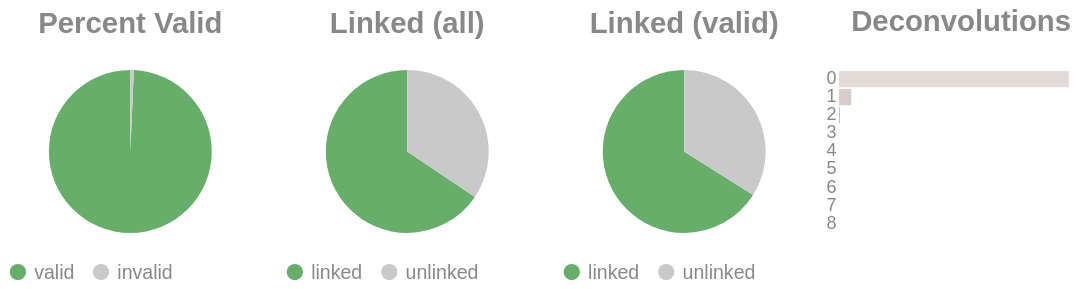

Here is the notebook cell this chart was saved with:
### Code cell
if SKIPLR:
    pass
else:
    clash = Counter()
    for i in valids['molecule'].to_list():
        _mol = i.split("-")
        if len(_mol) == 1:
            clash.update('0')
        else:
            clash.update(_mol[-1])

    _d = {"deconvolutions": [], 'count': []}
    for k,v in clash.items():
        _d['deconvolutions'].append(k)
        _d['count'].append(v)

    tot_valid = valids['reads'].sum()
    mask = valids['reads'] >= 2
    n_linked_reads = valids.filter(mask)['reads'].sum()
    if n_linked_reads == 0:
        print_html("No linked molecules (>=2 reads) were detected; skipping linked-only distributions.")
        SKIPLR = True
    else:
        perc_valid = round(tot_valid / n_reads, 4)
        linked_perc_abs = round(n_linked_reads / n_reads, 4)
        linked_perc = round(n_linked_reads / tot_valid, 4)

    _valid = pl.DataFrame({"valids": ['valid', 'invalid'], "count": [tot_valid, n_reads - tot_valid]})
    _linked_abs = pl.DataFrame({"linked (absolute)": ['linked', 'unlinked'], "count": [n_linked_reads, n_reads - n_linked_reads]})
    _linked_rel = pl.DataFrame({"linked (valids)": ['linked', 'unlinked'], "count": [n_linked_reads, tot_valid - n_linked_reads]})

    (
        alt.hconcat(
            piechart(_valid, goodval = 'valid', title = "Percent Valid"),
            piechart(_linked_abs, goodval = "linked", title =  "Linked (all)"),
            piechart(_linked_rel, goodval = "linked", title =  "Linked (valid)"),
            convolutionbar(pl.DataFrame(_d), title = "Deconvolutions"),
            center = True,
            bounds = 'flush'
        )
        .resolve_scale(color='independent')
        .resolve_legend('independent')
        .properties(usermeta={'embedOptions': {"actions": False}})
    ).display()

### Figure 1 — Vega-Lite specification as saved in the notebook (floating-point values rounded to 4 significant figures)
{"width": "container", "height": 400, "config": {"title": {"anchor": "start", "dy": -15, "fontSize": 18, "color": "#888888", "subtitleColor": "#888888", "subtitleFontSize": 14}, "arc": {"fill": "#0072B2"}, "axis": {"domainColor": "#888888", "domainWidth": 0.5, "gridWidth": 0.2, "grid": false, "titleFontWeight": 400, "titleFontSize": 15, "labelFontSize": 11, "labelColor": "#888888", "tickColor": "#888888", "tickWidth": 0.2, "titleColor": "#888888"}, "axisBand": {"grid": false}, "axisX": {"grid": true, "tickSize": 10, "domainCap": "round"}, "axisY": {"domain": false, "grid": true, "tickSize": 0, "domainCap": "round"}, "background": "transparent", "header": {"labelFontSize": 15, "labelColor": "#888888", "titleFontSize": 15, "titleFontWeight": 600, "titleColor": "#888888"}, "legend": {"labelFont": "sans-serif", "labelFontSize": 12, "labelColor": "#888888", "symbolSize": 100, "symbolType": "circle", "titleFontSize": 12, "titlePadding": 10, "titleColor": "#888888", "title": null}, "range": {"category": ["#E69F00", "#56B4E9", "#009E73", "#F0E442", "#0072B2", "#D55E00", "#CC79A7", "#000000"], "diverging": ["#cfe8f3", "#a2d4ec", "#73bfe2", "#46abdb", "#1696d2", "#12719e"]}, "area": {"fill": "#0072B2", "fillOpacity": 0.7, "line": true, "strokeOpacity": 0.7}, "line": {"color": "#0072B2", "stroke": "#0072B2", "strokeWidth": 2}, "trail": {"color": "#0072B2", "stroke": "#0072B2", "strokeWidth": 0, "size": 1}, "point": {"filled": true, "fillOpacity": 1.0, "size": 95}, "text": {"color": "#888888", "fontSize": 11, "align": "right", "fontWeight": 400, "size": 11}, "bar": {"fill": "#0072B2", "stroke": null}, "view": {"stroke": null, "continuousWidth": 660, "continuousHeight": 400}}, "hconcat": [{"data": {"name": "data-bdf65f3c5c2a923dce5b9b64f024a017"}, "mark": {"type": "arc"}, "encoding": {"color": {"field": "valids", "legend": {"orient": "bottom", "title": null}, "scale": {"domain": ["valid", "invalid"], "range": ["#68ae6b", "#C9C9C9"]}, "title": "Valids", "type": "nominal"}, "theta": {"field": "count", "type": "quantitative"}, "tooltip": [{"field": "valids", "title": "Valids", "type": "ordinal"}, {"field": "percent", "format": ".2%", "title": "Percent", "type": "quantitative"}, {"field": "count", "title": "Count", "type": "quantitative"}]}, "height": 100, "title": {"text": "Percent Valid", "align": "center", "anchor": "middle"}, "transform": [{"calculate": "datum.count / 15022820", "as": "percent"}], "width": 150}, {"data": {"name": "data-337ebad344cb686e1c7c8fe169b946c3"}, "mark": {"type": "arc"}, "encoding": {"color": {"field": "linked (absolute)", "legend": {"orient": "bottom", "title": null}, "scale": {"domain": ["linked", "unlinked"], "range": ["#68ae6b", "#C9C9C9"]}, "title": "Linked (Absolute)", "type": "nominal"}, "theta": {"field": "count", "type": "quantitative"}, "tooltip": [{"field": "linked (absolute)", "title": "Linked (Absolute)", "type": "ordinal"}, {"field": "percent", "format": ".2%", "title": "Percent", "type": "quantitative"}, {"field": "count", "title": "Count", "type": "quantitative"}]}, "height": 100, "title": {"text": "Linked (all)", "align": "center", "anchor": "middle"}, "transform": [{"calculate": "datum.count / 15022820", "as": "percent"}], "width": 150}, {"data": {"name": "data-74161dc02573cdcb106e36327e09a41f"}, "mark": {"type": "arc"}, "encoding": {"color": {"field": "linked (valids)", "legend": {"orient": "bottom", "title": null}, "scale": {"domain": ["linked", "unlinked"], "range": ["#68ae6b", "#C9C9C9"]}, "title": "Linked (Valids)", "type": "nominal"}, "theta": {"field": "count", "type": "quantitative"}, "tooltip": [{"field": "linked (valids)", "title": "Linked (Valids)", "type": "ordinal"}, {"field": "percent", "format": ".2%", "title": "Percent", "type": "quantitative"}, {"field": "count", "title": "Count", "type": "quantitative"}]}, "height": 100, "title": {"text": "Linked (valid)", "align": "center", "anchor": "middle"}, "transform": [{"calculate": "datum.count / 14918773", "as": "percent"}], "width": 150}, {"data": {"name": "data-a337c7908c9a9526e06d6371a40d1346"}, "mark": {"type": "bar"}, "encoding": {"color": {"field": "deconvolutions", "legend": null, "scale": {"scheme": "lightgreyred"}, "type": "nominal"}, "tooltip": [{"field": "deconvolutions", "title": "Deconvolutions", "type": "ordinal"}, {"field": "percent", "format": ".2%", "title": "Percent", "type": "quantitative"}, {"field": "count", "title": "Count", "type": "quantitative"}], "x": {"axis": null, "field": "count", "type": "quantitative"}, "y": {"field": "deconvolutions", "sort": "ascending", "title": null, "type": "nominal"}}, "height": 100, "title": {"text": "Deconvolutions", "align": "center", "anchor": "middle"}, "transform": [{"calculate": "datum.count / 7971986", "as": "percent"}], "width": 150}], "bounds": "flush", "center": true, "resolve": {"legend": {"angle": "independent"}, "scale": {"color": "independent"}}, "usermeta": {"embedOptions": {"actions": false}}, "$schema": "https://vega.github.io/schema/vega-lite/v6.1.0.json", "datasets": {"data-bdf65f3c5c2a923dce5b9b64f024a017": [{"valids": "valid", "count": 14918773}, {"valids": "invalid", "count": 104047}], "data-337ebad344cb686e1c7c8fe169b946c3": [{"linked (absolute)": "linked", "count": 9853833}, {"linked (absolute)": "unlinked", "count": 5168987}], "data-74161dc02573cdcb106e36327e09a41f": [{"linked (valids)": "linked", "count": 9853833}, {"linked (valids)": "unlinked", "count": 5064940}], "data-a337c7908c9a9526e06d6371a40d1346": [{"deconvolutions": "0", "count": 7529536}, {"deconvolutions": "1", "count": 402502}, {"deconvolutions": "2", "count": 35243}, {"deconvolutions": "3", "count": 4026}, {"deconvolutions": "4", "count": 579}, {"deconvolutions": "5", "count": 76}, {"deconvolutions": "6", "count": 19}, {"deconvolutions": "7", "count": 4}, {"deconvolutions": "8", "count": 1}]}}
